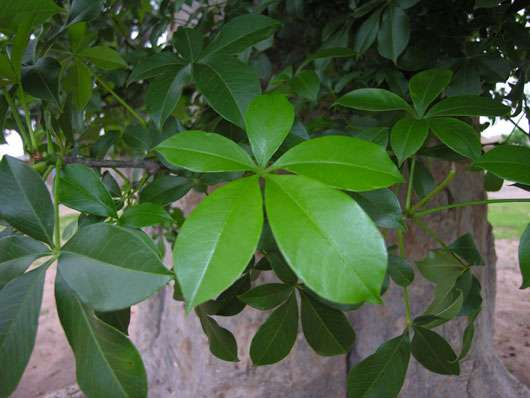
#> input picture base_donnee_feuille/All/baobab1.jpg, 530 x 398 px
$ python -i contour.py   (imports and definitions only)   (older library calls are emulated)
#> lines starting #> are read from the running program, lines starting #| are printed output that depends on the picture; after the words box and inside, x2 and y2 are one past the last pixel; in counts of white or black regions, pixels touching at a corner belong together
#> in analyse, input is the input picture: shape (398, 530, 3); mean B, G, R 60.9, 94, 72.5
import cv2
import numpy as np
from math import pi
import json
import copy

def dist(A,B):
    output = ((A[0] - B[0]) ** 2 + (A[1] - B[1]) ** 2) ** 0.5
    return output

def calcAngle(a,b,c):
    angle = 180
    #normalisation des vecteurs
    vecBA = np.array([a[0] - b[0], a[1] - b[1]])
    vecBC = np.array([c[0] - b[0], c[1] - b[1]])
    if np.linalg.norm(vecBA) != 0 and np.linalg.norm(vecBC) != 0:
        vecBA = vecBA / np.linalg.norm(vecBA)
        vecBC = vecBC / np.linalg.norm(vecBC)
    # calcul de l'angle entre les vecteurs
        angle = np.arccos(np.dot(vecBA, vecBC)) * 180 / pi
    return angle

def detection_dent(contourUtile, imageDeBase, debug = False ):
    imageContour = imageDeBase.copy();
    nb_angle = 0
    list_contour = [] #pour stocker les points qui sont consideres comme des dents
    #on parcourt tous les points du contour et on regarde s'ils sont a peu pres alignes
    #si l'angle entre les points est trop important on considere qu'il y a une dent
    #On regarde si les points sont alignes en utilisant l'inegalite triangulaire (aligne si AB+BC = AC)
    for i in range(len(contourUtile) - 6):
        a = contourUtile[i][0]
        b = contourUtile[i + 3][0]
        c = contourUtile[i + 6][0]

        angle = calcAngle(a, b, c)
        if angle < 90 :
            nb_angle +=1


    #Affichage des dents
    if debug == True :
        print("nb angle = {}".format(nb_angle))


    #On fait un seuil a partir duquel on considere qu'il y a des dents
    presenceDent = False
    if nb_angle > 12 :
        presenceDent=True
    return presenceDent


def feuille_convexe(contourUtile, hull, imageDeBase, debug = False):
    convex, pointu = False, False
    angleLobe = 1
    petit_angle = 0
    #On recupere les defauts de convexite de notre contour
    defects = cv2.convexityDefects(contourUtile, hull)
    defautDetecte = 0
    pointeDetecte = 0

    for i in range(defects.shape[0]):
        s, e, f, d = defects[i, 0]
        start = tuple(contourUtile[s][0]) #point du contours convexe avant
        end = tuple(contourUtile[e][0])   #point du contours convexe d'apres
        far = tuple(contourUtile[f][0])   #defaut de convexite entre les deux

        # on ne considere que les defauts de convexite qui forme un angle assez petit
        # calcul de l'angle avec le defaut de convexite
        angle = calcAngle(start, far, end)
        # Il faut egalement un critere sur les longueur pour ne pas prendre en compte les dents de la feuille
        d1, d2 = dist(start, far), dist(far, end)

        #affichage du contour convexe
        if debug == True :
            cv2.line(imageDeBase, start, end, [0, 255, 0], 2)
            cv2.circle(imageDeBase, start, 5, [0, 255, 0], -1)
            cv2.circle(imageDeBase, far, 5, [255, 0, 0], -1)
            print("angle = {}".format(angle))
            print("d1 = {} | d2 = {}".format(d1, d2))


        if ((angle <120) and (d1>30 and d2>30)):
            defautDetecte += 1
            if angle<80 :
                petit_angle += 1
            #On regarde la forme de la pointe
            if (s!=len(contourUtile)-3) and (s>=2): #eviter list index out of range
                anglePointe = calcAngle(contourUtile[s - 3][0], contourUtile[s][0], contourUtile[s + 3][0])
                if anglePointe<100:
                    pointeDetecte+=1
            if debug == True :
                # cv2.circle(imageDeBase, start, 5, [0, 0, 255], -1) #pointe selectionnee
                # cv2.circle(imageDeBase, tuple(contourUtile[s-1][0]), 4, [255, 0, 255], -1)
                # cv2.circle(imageDeBase, tuple(contourUtile[s+1][0]), 4, [255, 0, 255], -1)
                print("anglePointe = {}".format(anglePointe))


    if defautDetecte <= 2:
        convex = True
    if (convex==False and pointeDetecte>=3):
        pointu = True
    if petit_angle >= 3 :
        angleLobe=0
    if debug == True :
        cv2.imshow('feuille entiere', imageDeBase)

    return convex, pointu, angleLobe

#Fonction pour determiner le masque de la feuille sans la queue afin de determiner la forme
def masqueSansQueue(segmentation):
    # On recupere le contour de la feuille
    _, contours, hierarchy = cv2.findContours(segmentation, cv2.RETR_TREE, cv2.CHAIN_APPROX_SIMPLE)
    contourUtile = max(contours, key=len)
    index = 0
    for i in range(len(contours)):
        if len(contours[i]) == len(contourUtile):
            index = i
    # On dessine l'interieur du contour en blanc afin d'avoir un masque
    cv2.drawContours(segmentation, contours, index, (255, 255, 255), -1)
    # On applique ouverture et fermeture pour avoir un masque sans la queue de la feuille
    kernel = np.ones((10, 10), np.uint8)
    masque2 = cv2.morphologyEx(segmentation, cv2.MORPH_OPEN, kernel)
    kernel = np.ones((10, 10), np.uint8)
    masque2 = cv2.morphologyEx(masque2, cv2.MORPH_CLOSE, kernel)
    # On seuille le masque
    ret, masquethresh = cv2.threshold(masque2, 127, 255, 0)
    _ , contours, hierarchy = cv2.findContours(masquethresh, 1, cv2.CHAIN_APPROX_NONE)
    contourUtile = max(contours, key=len)
    contourConvex = cv2.convexHull(contourUtile)
    M = cv2.moments(contourConvex)
    cX = int(M["m10"] / M["m00"])
    cY = int(M["m01"] / M["m00"])
    centre = [cX, cY]

    return masquethresh, contourUtile, contourConvex, centre

#Fonction pour determiner si la feuille est en forme de triangle
def checkTriangle(input, contourUtile, contourConvex, centre, debug = False):
    triangle = False
    compteurdetriangle = 0
    cX, cY = centre

    #Avec le contour convex on calcul les angle en chaque point :
    listeAngle = np.array([])
    for i in range(len(contourConvex) - 1):
        a = contourConvex[i - 1][0]
        b = contourConvex[i][0]
        c = contourConvex[i + 1][0]
        angle = calcAngle(a, b, c)
        listeAngle = np.append(listeAngle, angle)
        # calcul de l'angle : avant-dernier,dernier,premier point du contour
    a = contourConvex[len(contourConvex) - 2][0]
    b = contourConvex[len(contourConvex) - 1][0]
    c = contourConvex[0][0]
    angle = calcAngle(a, b, c)
    listeAngle = np.append(listeAngle, angle)

    # Liste des points pour lesquels l'angle est faible (<140)
    listeAngleFaible = []
    for i in range(len(listeAngle)):
        if listeAngle[i] < 140:
            listeAngleFaible.append(contourConvex[i][0])
    if debug == True :
        print("il y a {} sommets detectes avant de reduire".format(len(listeAngleFaible)))

    # On retire les sommets trop proches
    aRetirer = []  # liste qui contient les indices des elements a retirer
    if len(listeAngleFaible) > 1:
        for i in range(len(listeAngleFaible)):
            if dist(listeAngleFaible[i - 1], listeAngleFaible[i]) < 20:
                # retirer un des points proches
                if (i - 1 not in aRetirer):
                    aRetirer.append(i)
    aRetirer.reverse()
    for i in range(len(aRetirer)):
        del listeAngleFaible[aRetirer[i]]
        # print("il y a {} sommets restants".format(len(listeAngleFaible)))
    if debug == True :
        print("Il y a {} sommets quand on retire les sommets trop proches".format(len(listeAngleFaible)))

    for i in range(len(listeAngleFaible)):
        pointAngle = listeAngleFaible[i]
        pointAngle = [float(pointAngle[0]), float(pointAngle[1])]
        # calcul du vecteur entre le sommet et le centre
        vecSommetCentre = [cX - pointAngle[0], cY - pointAngle[1]]
        vecPerpendiculaire = [-vecSommetCentre[1], vecSommetCentre[0]]

        #Choix de 2 points base et sommet pour calculer la largeur a ces 2 endroits
        #Si le rapport est assez grand on considere qu'on a un triangle
        b1, b2 = trouverPointContour(pointAngle, vecSommetCentre, contourUtile, input)
        d1,d2 = dist(b1, pointAngle), dist(b2, pointAngle)
        if d1>d2 :
            baseEnd = b1
        else :
            baseEnd = b2


        vecSommetBase = [baseEnd[0]-pointAngle[0], baseEnd[1]-pointAngle[1]]
        vbase = [0.9*vecSommetBase[0], 0.9*vecSommetBase[1]]
        base = [pointAngle[0]+vbase[0], pointAngle[1]+vbase[1]]
        vsommet = [0.1*vecSommetBase[0], 0.1*vecSommetBase[1]]
        sommet = [pointAngle[0] + vsommet[0], pointAngle[1] + vsommet[1]]


        sommetGauche, sommetDroit = trouverPointContour(sommet, vecPerpendiculaire, contourUtile, input)

        baseGauche, baseDroit= trouverPointContour(base, vecPerpendiculaire, contourUtile, input)

        rapport = dist(baseDroit, baseGauche) / dist(sommetDroit, sommetGauche)
        if debug == True :
            cv2.circle(input, tuple([int(baseEnd[0]), int(baseEnd[1])]), 5, [255, 0, 0], -1)
            cv2.circle(input, tuple([int(pointAngle[0]), int(pointAngle[1])]), 5, [255, 0, 0], -1)
            cv2.circle(input, tuple([int(base[0]),int(base[1])]), 5, [255,0, 255], -1)
            cv2.circle(input, tuple([int(sommet[0]),int(sommet[1])]), 5, [255, 0, 255], -1)
            cv2.line(input, tuple(sommetGauche), tuple(sommetDroit), [0, 255, 0], 1)
            cv2.line(input, tuple(baseGauche), tuple(baseDroit), [0, 255, 0], 1)
            print("rapport = {}".format(rapport))
            cv2.imshow("triangle", input)

        if rapport>2.7 :
            compteurdetriangle += 1

    if compteurdetriangle >0:
        triangle = True

    return triangle


## trouverPointContour ##
#Determiner le point du contour le plus proche dans une certaine direction (intersection contour/segment)
#Parametre :
    #pDepart : point de depart d'ou on part pour chercher le point
    #vecteur : vecteur directeur pour la direction dans laquelle on cherche le point
    #contour : contour ou on veut trouver le point
    #input : image
    #debug : pour afficher le point de depart et les points detectes
#Retour :
    #Les 2 points du contous
def trouverPointContour(pDepart, vecteurDirecteur, contour, input, debug=False):
    vecteurPerpendiculaire = [-vecteurDirecteur[1], vecteurDirecteur[0]]
    v1 = np.array(vecteurPerpendiculaire)
    v1 = v1 / np.linalg.norm(v1)
    listePoint = []
    #On regarde le produit scalaire en le vecteur pDepart-Contour et le vecteur perpendiculaire au vecteur directeur:
    #Si le produit scalaire est assez proche de 0 on stocke le point comme un point du contour qui peut correpondre
    s=0.01
    listeReduite = []
    while(len(listeReduite)<2):
        #on recupere tous les points
        for i in range(len(contour)):
            pt = contour[i][0]
            v2 = np.array([pt[0] - pDepart[0], pt[1] - pDepart[1]])
            if (np.linalg.norm(v2)!=0):
                v2 = v2 / np.linalg.norm(v2)
                produitScalaire = np.dot(v1, v2)
                if (produitScalaire > -s and produitScalaire < s):
                    listePoint.append(pt)

        #on retire les points qui sont trop proche
        #on stocke le premier point puis pour chaque point on compare aux points dans listeReduite
        #S'ils sont assez proche -> On fait la moyenne avec le point qui correspond histoire de decaller un peu le point stocke
        #Sinon -> on ajoute le point a la listeReduite
        if (len(listePoint)>0):
            listeReduite = [listePoint[0]]
            for i in range(1,len(listePoint)):
                point = listePoint[i]
                test = False
                for j in range(len(listeReduite)):
                    d = dist(point, listeReduite[j])
                    if (d < 15 and (test == False)) :
                        p=listeReduite[j]
                        moyenne= [(p[0]+point[0])/2, (p[1]+point[1])/2]
                        listeReduite[j]=moyenne
                        test = True
                if test == False : #Pour  ne pas ajouter un point a 2 groupes
                    listeReduite.append(point)
        #Si on n'a pas assez de valeur a la fin pour selectionner les points du contour, on augmente le seuil
        s+=0.1

    #on va selectionner les 2 points
    #On normalise le vecteur directeur
    vecteur2 = vecteurDirecteur
    vecteur2 = np.array(vecteur2)
    vecteur2 = vecteur2 / np.linalg.norm(vecteur2)
    #on stocke les pt en fonction du signe du produit scalaire.
    #Si tous les produit scalaires sont du meme signe : On prend le pt le plus proche et le plus eloigne du pt de depart (on est a l'exterieur du contour
    #Si ils sont de signe different : on prend le pr le plus eloigne dans lNegatif et dans lPositif
    lPositif = []
    lNegatif = []
    for i in range(len(listeReduite)):
        p=listeReduite[i]
        vecteur3=[p[0]-pDepart[0],p[1]-pDepart[1]]
        vecteur3 = np.array(vecteur3)
        vecteur3 = vecteur3 / np.linalg.norm(vecteur3)
        produitScalaire = np.dot(vecteur2, vecteur3)
        d = dist(p, pDepart)
        #On regarde si tous les produit scalaire sont du meme signe ou pas:
        if (produitScalaire>=0):
            lPositif.append([p,d])
        else :
            lNegatif.append([p,d])


    if (len(lPositif)>0 and len(lNegatif)>0):
        dmax1 = -1
        dmax2 = -1
        for j in range(len(lPositif)):
            dActuel = lPositif[j][1]
            if dActuel>dmax1:
                pContour1=lPositif[j][0]
                dmax1=dActuel
        for j in range(len(lNegatif)):
            dActuel = lNegatif[j][1]
            if dActuel>dmax2:
                pContour2=lNegatif[j][0]
                dmax2=dActuel
    else :
        if len(lPositif)==0:
            listeNonVide = lNegatif
        else :
            listeNonVide = lPositif
        #on prend + proche et + loin
        dmax=-1
        dmin=999999999999
        for j in range(len(listeNonVide)):
            dActuel = listeNonVide[j][1]
            if dActuel>dmax:
                pContour1=listeNonVide[j][0]
                dmax=dActuel
            if dActuel<dmin:
                pContour2=listeNonVide[j][0]
                dmin=dActuel


    if debug == True :
        cv2.circle(input, tuple([int(pDepart[0]), int(pDepart[1])]), 1, [0, 255, 0], -1)
        cv2.circle(input, tuple([int(pContour1[0]), int(pContour1[1])]), 7, [0, 0,255], -1)
        cv2.circle(input, tuple([int(pContour2[0]), int(pContour2[1])]), 7, [0, 0, 255], -1)
        cv2.imshow("detection point contour", input)
        print("debug")


    return pContour1, pContour2


#methode cercle :
    #la feuille est supposee symetrique
    #On parcours la moitie des points et 1 point sur 10 (d'ou le /20 et le i*10)
    #Pour chaque point on cherche celui en face par rapport au centre
    #On mesure la distance entre les 2 points opposes
    #On regarde si c'est constant
    #(plus precis que regarder les distance centre-bord mais plus long a calculer)
def checkCercle(contourUtile, centre, input, debug = False):
    cX, cY = centre
    cercle = False

    listeDiametre = np.array([])
    print ("Cercle-progres :")
    for i in range(int(len(contourUtile)/20.0)):
        point = contourUtile[10*i][0]
        if debug == True :
            cv2.circle(input, tuple(point), 2, [0, 0, 100], -1)
        pX, pY = point
        vPointCentre = [cX - pX, cY - pY]
        p1, p2 = trouverPointContour([cX, cY], vPointCentre, contourUtile, input)
        d = dist(p1, p2)
        listeDiametre = np.append(listeDiametre, d)
        if (int(i/(len(contourUtile)/20.0)*100)%10 ==0):
            print ("{} %  ".format(int(i/(len(contourUtile)/20.0)*100)),)
    print ("")

    if debug == True :
        print("cercle : ecart type des diametres : {}".format(listeDiametre.std()))
        cv2.circle(input, tuple(centre), 7, [0, 0, 255], -1)
        cv2.imshow("cercle", input)

    if (listeDiametre.std() < 15):  # 20 : valeur a ajuster
        cercle = True

    return cercle

def checkRectangle(contourUtile, centre, input, debug = False):
    # methode rectangle :
    # Calcul distance centre -> contour :
    cX, cY = centre
    rectangle = False
    listeDistanceCentreContour = np.array([])
    for i in range(len(contourUtile)):
        point = contourUtile[i][0]
        pX, pY = point
        distance = ((cX - pX) ** 2 + (cY - pY) ** 2) ** 0.5
        listeDistanceCentreContour = np.append(listeDistanceCentreContour, distance)

    # On cherche le grand axe
    indiceGrandAxe1 = listeDistanceCentreContour.argmax()  # le point le plus loin du centre
    pointGrandAxe1 = contourUtile[indiceGrandAxe1][0]


    # le point de l'autre cote -> celui qui a la plus grande distance avec lui
    dMax = -1
    for i in range(len(contourUtile)):
        point = contourUtile[i][0]
        pX, pY = point
        distance = dist(pointGrandAxe1, [pX, pY])
        if distance > dMax:
            dMax = distance
            pointGrandAxe2 = contourUtile[i][0]

    vecGrandAxe = [pointGrandAxe2[0] - pointGrandAxe1[0], pointGrandAxe2[1] - pointGrandAxe1[1]]
    vecPerpGrandAxe = [-vecGrandAxe[1], vecGrandAxe[0]]


    # On parcours le grand axe et on mesure les longueurs sur a peu pres tout l'axe (on ignore les extremites
    # car les feuilles rectangulaires le sont vers le centre)
    # EX : Si la feuille est entre 0 et 10, on va regarder entre 2 et 8 pour enlever la pointe
    listeDistPerp = np.array([])
    for i in range(0, 41):
        pourcent = 0.20 + i * 0.015
        pDepart = [float(pointGrandAxe1[0]) + pourcent * vecGrandAxe[0],
                   float(pointGrandAxe1[1]) + pourcent * vecGrandAxe[1]]
        sommetA, sommetB = trouverPointContour(pDepart, vecPerpGrandAxe, contourUtile, input)
        d = dist(sommetA, sommetB)
        listeDistPerp = np.append(listeDistPerp, d)

    if debug == True :
        cv2.circle(input, tuple(pointGrandAxe1), 7, [0,0,255], -1)
        cv2.circle(input, tuple(pointGrandAxe2), 7, [0,0,255], -1)
        print("Rectangle : std des distance perpendiculaire = {}".format(listeDistPerp.std()))

    # Si les longueur perpendiculaires au grand axe sont 'constantes' c'est un rectangle
    if listeDistPerp.std() < 15:
        rectangle = True

    return rectangle, pointGrandAxe1, pointGrandAxe2

def checkCarre(pointGrandAxe1, pointGrandAxe2, contourUtile, input, debug = False):
    carre = False
    vecGrandAxe = [pointGrandAxe2[0] - pointGrandAxe1[0], pointGrandAxe2[1] - pointGrandAxe1[1]]
    vecPetitAxe = [-vecGrandAxe[1], vecGrandAxe[0]]
    centreGrandAxe = [float(pointGrandAxe1[0]) + 0.5 * vecGrandAxe[0],
                      float(pointGrandAxe1[1]) + 0.5 * vecGrandAxe[1]]
    pointPetitAxe1, pointPetitAxe2 = trouverPointContour(centreGrandAxe, vecPetitAxe, contourUtile, input)
    p = dist(pointGrandAxe1, pointGrandAxe2)  # longueur grand axe
    q = dist(pointPetitAxe1, pointPetitAxe2)  # longueur petit axe

    if debug == True:
        print("Longueur grand axe (p): {}".format(p))
        print("Longueur petit axe (q): {}".format(q))
        print("q/p= {}".format(q/p))

    # On regarde si c'est un carre (petit grand axe = grand axe +-10%):
    if (0.9 <= q/p) and (q/p <= 1.1):
        carre = True

    return carre

def checkEllipse(pointGrandAxe1, pointGrandAxe2, contourUtile, input, debug = False):
    ellipse = False
    epaisseur = 0
    vecGrandAxe = [pointGrandAxe2[0] - pointGrandAxe1[0], pointGrandAxe2[1] - pointGrandAxe1[1]]
    vecPerp =[-vecGrandAxe[1], vecGrandAxe[0]]
    # Demi grand axe : On va au centre du grand axe et on cherche les points
    centreGrandAxe = [float(pointGrandAxe1[0]) + 0.5 * vecGrandAxe[0],
                      float(pointGrandAxe1[1]) + 0.5 * vecGrandAxe[1]]
    pointPetitAxe1, pointPetitAxe2 = trouverPointContour(centreGrandAxe, vecPerp, contourUtile, input)
    vecPetitAxe = [pointPetitAxe2[0] - pointPetitAxe1[0], pointPetitAxe2[1] - pointPetitAxe1[1]]

    p = dist(pointGrandAxe1, pointGrandAxe2)  # longueur grand axe
    q = dist(pointPetitAxe1, pointPetitAxe2)  # longueur petit axe

    # calcul des foyers
    c = ((p / 2.0) ** 2 - (q / 2.0) ** 2) ** 0.5
    vecGrandAxeNorm = np.array(vecGrandAxe)
    vecGrandAxeNorm = vecGrandAxeNorm / np.linalg.norm(vecGrandAxeNorm)

    foyer1 = [int(centreGrandAxe[0] + c * vecGrandAxeNorm[0]),
              int(centreGrandAxe[1] + c * vecGrandAxeNorm[1])]
    foyer2 = [int(centreGrandAxe[0] - c * vecGrandAxeNorm[0]),
              int(centreGrandAxe[1] - c * vecGrandAxeNorm[1])]

    # Ellipse si en tout point du contour : distance(foyer1-contour)+distance(foyer2-contour) = cte
    listeDistanceEllipse = np.array([])
    for i in range(len(contourUtile)):
        pt = contourUtile[i][0]
        d1 = dist(pt, foyer1)
        d2 = dist(pt, foyer2)
        dsomme = d1 + d2
        listeDistanceEllipse = np.append(listeDistanceEllipse, dsomme)

    # On peut regarder aussi si petit et grd axe sont axes de symetrie
    # On prend 2 point sur le grd axe symetrique par rapport au centre
    # On regarde la largeur au niveau de ces point et on verifie que c'est semblable
    p1 = [int(float(pointGrandAxe1[0]) + 0.2 * vecGrandAxe[0]),
          int(float(pointGrandAxe1[1]) + 0.2 * vecGrandAxe[1])]
    p2 = [int(float(pointGrandAxe1[0]) + 0.8 * vecGrandAxe[0]),
          int(float(pointGrandAxe1[1]) + 0.8 * vecGrandAxe[1])]
    p1a, p1b = trouverPointContour(p1, vecPetitAxe, contourUtile, input)
    p2a, p2b = trouverPointContour(p2, vecPetitAxe, contourUtile, input)
    l1 = dist(p1a, p1b)
    l2 = dist(p2a, p2b)
    r1 = l1 / l2

    #On fait pareil mais selon le petit axe
    p3 = [int(float(pointPetitAxe1[0]) + 0.2 * vecPetitAxe[0]),
          int(float(pointPetitAxe1[1]) + 0.2 * vecPetitAxe[1])]
    p4 = [int(float(pointPetitAxe1[0]) + 0.8 * vecPetitAxe[0]),
          int(float(pointPetitAxe1[1]) + 0.8 * vecPetitAxe[1])]
    p3a, p3b = trouverPointContour(p3, vecGrandAxe, contourUtile, input)
    p4a, p4b = trouverPointContour(p4, vecGrandAxe, contourUtile, input)
    l3 = dist(p3a, p3b)
    l4 = dist(p4a, p4b)
    r2 = l3 / l4

    # [23 lines of commented-out code are left out]
    if (listeDistanceEllipse.std() < 30) and (0.8 <= r1 and r1 <= 1.2) and (0.8 <= r2 and r2 <= 1.2):
        ellipse = True

    rapportEpaisseur = q / p
    if rapportEpaisseur < 0.3 :
        epaisseur = 0
    elif (rapportEpaisseur>=0.3 and rapportEpaisseur<0.6):
        epaisseur = 1
    else :
        epaisseur = 2


    return ellipse, epaisseur


# [9 lines left out: function redimension, not called in this run]


def segmentation(input):

    image_gray = cv2.cvtColor(input, cv2.COLOR_RGB2GRAY)
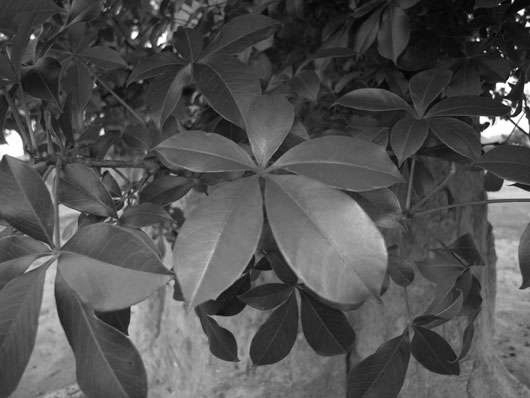
#> image_gray: shape (398, 530); min 0, max 255, mean 81.7

    ret, thresh1 = cv2.threshold(image_gray, 0, 255, cv2.THRESH_BINARY_INV + cv2.THRESH_OTSU)
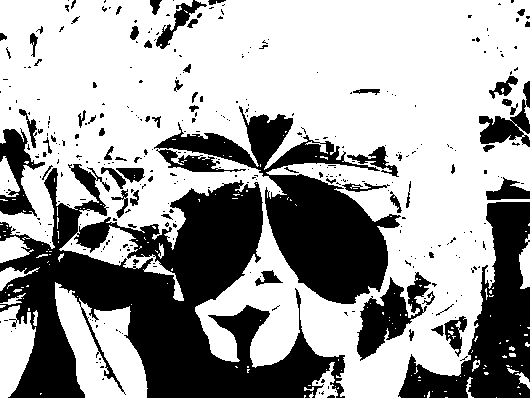
#> thresh1: shape (398, 530); 63.7% white; 354 black regions (287 under 20 px)
#> ret = 91
    kernel = np.ones((3, 3), np.uint8)
    # opening = cv2.morphologyEx(thresh1, cv2.MORPH_OPEN, kernel, iterations=2)
    #
    # ret, thresh1 = cv2.threshold(opening, 127, 255, 0)

    ## Pour eviter de recalculer les contours regulierement :
    thresh2 = copy.deepcopy(thresh1)
    _, contours, hierarchy = cv2.findContours(thresh2, 1, cv2.CHAIN_APPROX_SIMPLE) #TC89_KCOS
#> contours = 602 contours, 509 with area under 20; largest, box (x1, y1, x2, y2) and area: (0, 0, 530, 398) 146175, (153, 105, 402, 305) 16230, (55, 282, 148, 398) 6120, (356, 271, 432, 362) 3001, (0, 305, 36, 398) 2165
#> (the rest of the program and of its run is left out)
